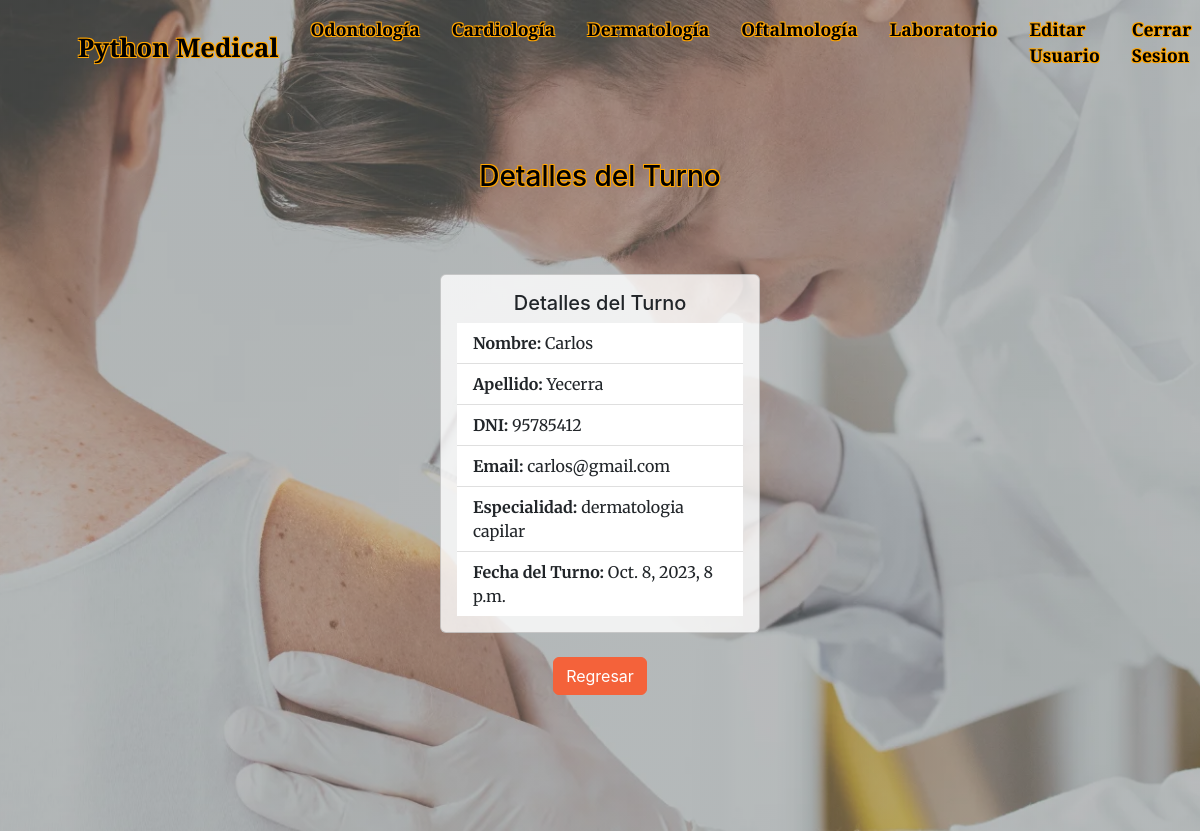
The app's page /AppPython/dermatologia/2 (signed in) with its own data.
### AppPython/models.py (models this page shows)
class Dermatologia(models.Model):
    nombre = models.CharField(max_length=20)
    apellido = models.CharField(max_length=20)
    dni = models.IntegerField()
    email = models.EmailField()
    especialidad = models.CharField(max_length=20, default="")
    fecha_turno = models.DateTimeField(default=timezone.now)

### AppPython/views.py (the view)
# urls.py: path("dermatologia/<int:pk>", DetalleTurno_2.as_view(), name = "TurnoDetalle_2"),
class DetalleTurno_2(LoginRequiredMixin, DetailView):
    model = Dermatologia

### AppPython/templates/AppPython/dermatologia_detail.html
{% extends "AppPython/padre.html" %}
{% block header_2 %}
<header class="masthead3">
    <section style="text-align: center; color: black; text-shadow: -1px -1px 0 #FFA500, 1px -1px 0 #FFA500, -1px 1px 0 #FFA500, 1px 1px 0 #FFA500;">
        <h3>Detalles del Turno</h3>
    </section><br><br><br>
    <div class="container d-flex justify-content-center align-items-center">
        <div class="card" style="width: 20rem; background: rgba(255, 255, 255, 0.8);">
            <div class="card-body">
                <h5 class="card-title", style="text-align: center;">Detalles del Turno</h5>
                <ul class="list-group list-group-flush">
                    <li class="list-group-item"><strong>Nombre:</strong> {{dermatologia.nombre}}</li>
                    <li class="list-group-item"><strong>Apellido:</strong> {{dermatologia.apellido}}</li>
                    <li class="list-group-item"><strong>DNI:</strong> {{dermatologia.dni}}</li>
                    <li class="list-group-item"><strong>Email:</strong> {{dermatologia.email}}</li>
                    <li class="list-group-item"><strong>Especialidad:</strong> {{dermatologia.especialidad}}</li>
                    <li class="list-group-item"><strong>Fecha del Turno:</strong> {{dermatologia.fecha_turno}}</li>
                </ul>
            </div>
        </div>
    </div>
    <div class="text-center mt-4">
        <a href="{% url 'MisTurnos_2' %}" class="btn btn-primary">Regresar</a>
    </div>
</header>
{% endblock %}

### records on screen
Dermatologia: nombre "Carlos", apellido "Yecerra", dni "95785412", email "carlos@gmail.com", especialidad "dermatologia capilar", fecha_turno "Oct. 8, 2023, 8 p.m."
